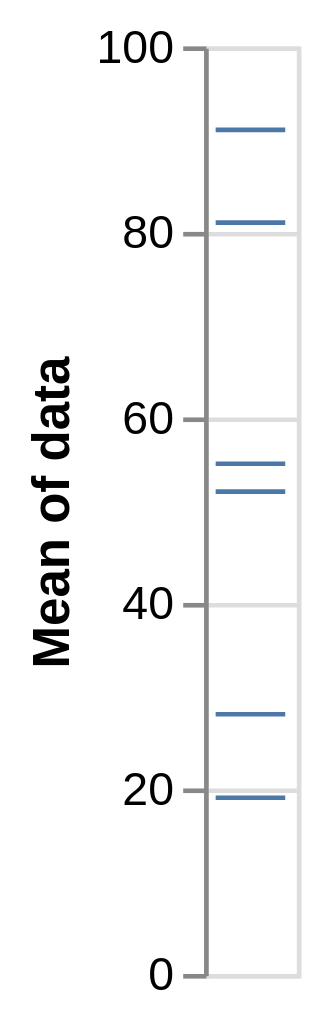

Source (Vega-Lite JSON):
### Vega specification from a JSON file in a GitHub repository (floating-point values rounded to 4 significant figures)
{"$schema": "https://vega.github.io/schema/vega/v5.json", "background": "white", "padding": 5, "width": 20, "height": 200, "style": "cell", "data": [{"name": "source_0", "values": [28, 55, 28, 91, 81, 55, 19, 81, 52]}, {"name": "data_0", "source": "source_0", "transform": [{"type": "aggregate", "groupby": ["data"], "ops": ["mean"], "fields": ["data"], "as": ["mean_data"]}, {"type": "filter", "expr": "isValid(datum[\"mean_data\"]) && isFinite(+datum[\"mean_data\"])"}]}], "marks": [{"name": "marks", "type": "rect", "style": ["tick"], "from": {"data": "data_0"}, "encode": {"update": {"fill": {"value": "#4c78a8"}, "tooltip": {"signal": "isValid(datum[\"data\"]) ? datum[\"data\"] : \"\"+datum[\"data\"]"}, "ariaRoleDescription": {"value": "tick"}, "description": {"signal": "\"Mean of data: \" + (format(datum[\"mean_data\"], \"\")) + \"; data: \" + (isValid(datum[\"data\"]) ? datum[\"data\"] : \"\"+datum[\"data\"])"}, "xc": {"signal": "width", "mult": 0.5}, "width": {"signal": "0.75 * width"}, "yc": {"scale": "y", "field": "mean_data"}, "height": {"value": 1}}}}], "scales": [{"name": "y", "type": "linear", "domain": {"data": "data_0", "field": "mean_data"}, "range": [{"signal": "height"}, 0], "nice": true, "zero": true}], "axes": [{"scale": "y", "orient": "left", "grid": true, "tickCount": {"signal": "ceil(height/40)"}, "domain": false, "labels": false, "aria": false, "maxExtent": 0, "minExtent": 0, "ticks": false, "zindex": 0}, {"scale": "y", "orient": "left", "grid": false, "title": "Mean of data", "labelOverlap": true, "tickCount": {"signal": "ceil(height/40)"}, "zindex": 0}]}
